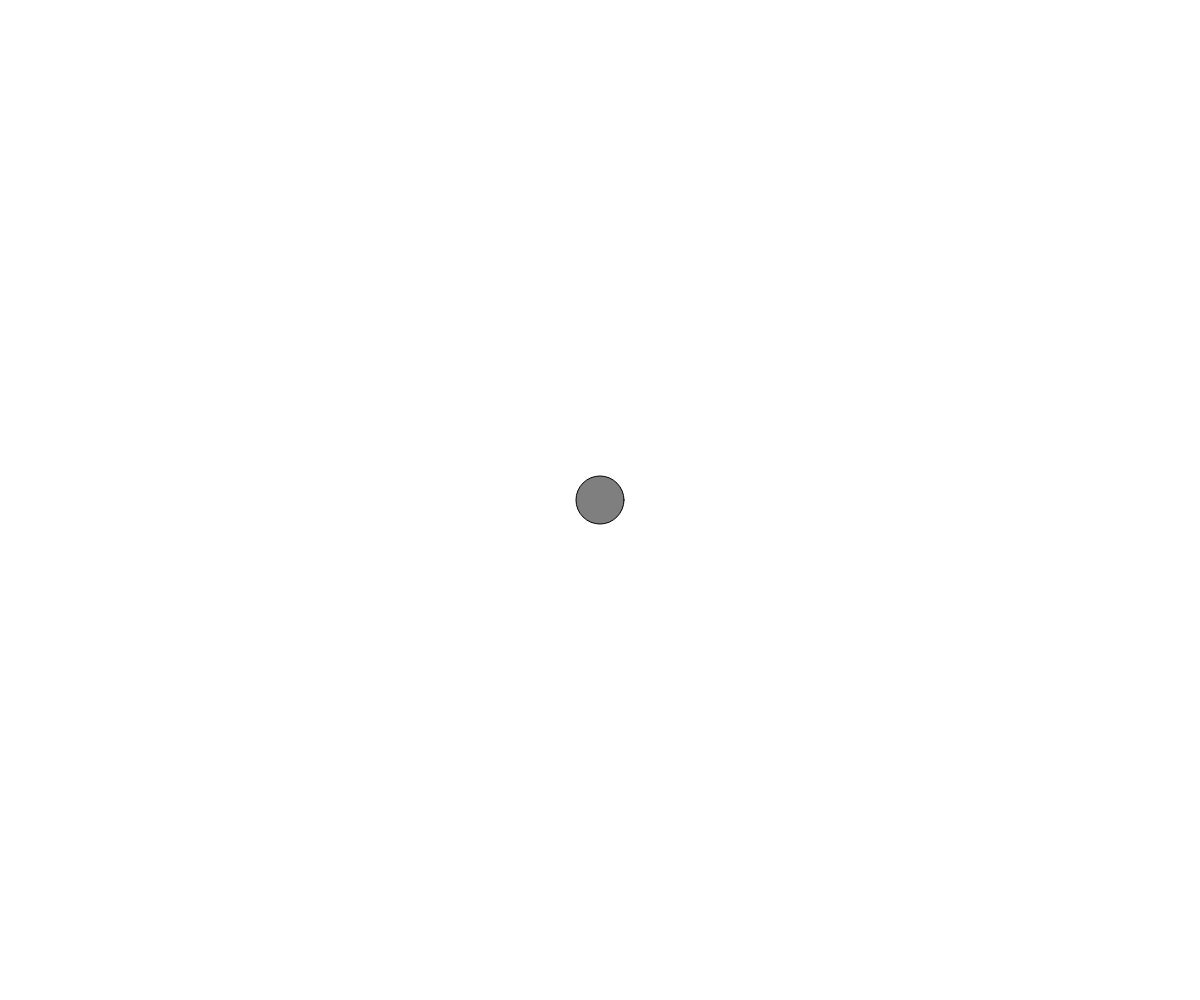
Frame 1 (no input)
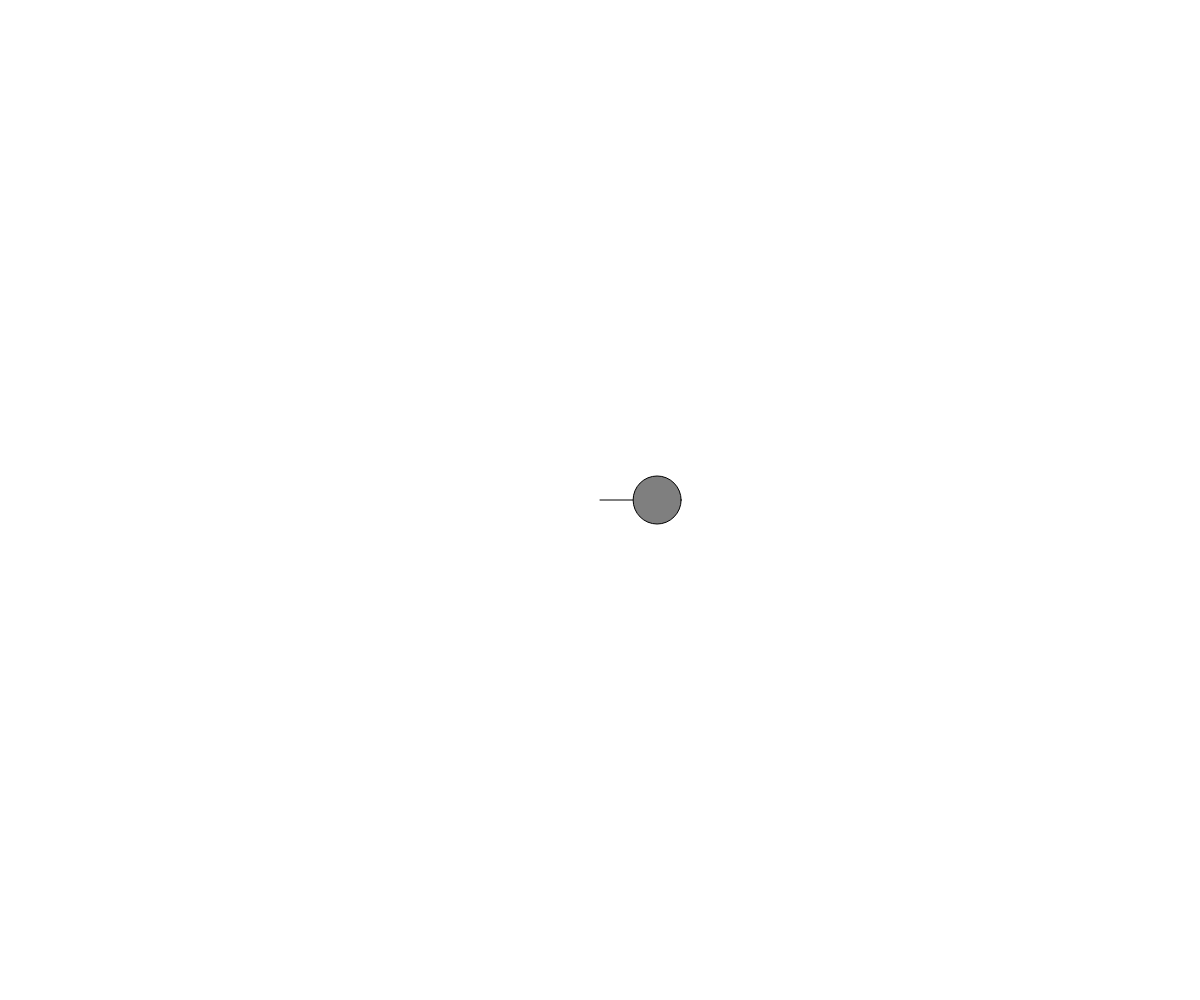
Frame 60 (no input)
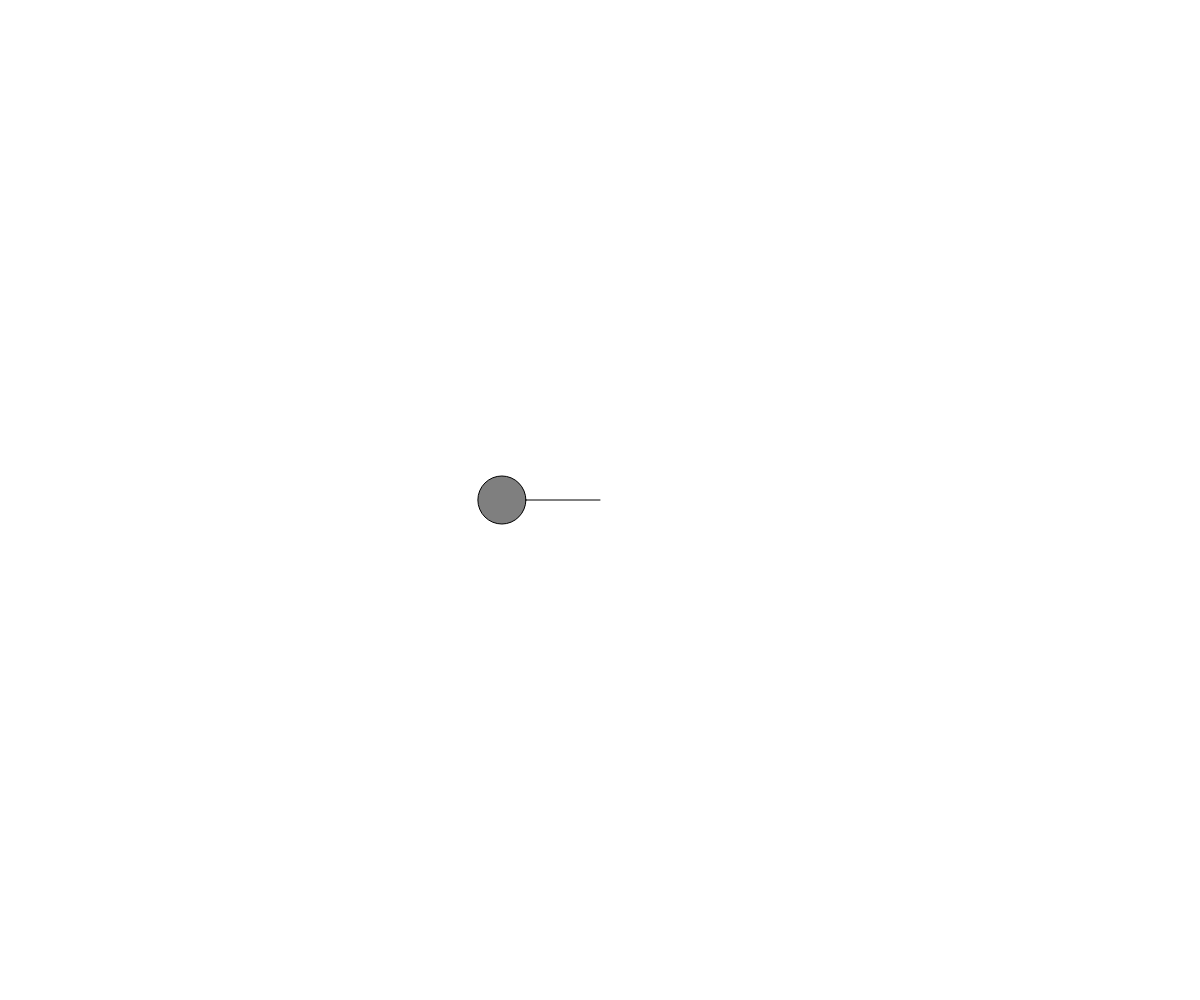
Frame 120 (the mouse pressed at the canvas centre since frame 60)

The p5.js sketch that drew these frames (run headless with seeded random() and noise() and a simulated clock; from frame 60 on, the mouse is pressed at the canvas centre):

// p5.js sketch
// ── sketch.js
let angle = 0;
let angleVel = 0.05;

function setup() {
  createCanvas(windowWidth, windowHeight);
}

function draw() {
  background(255);
  
  let amplitude = width / 4;
  let x = amplitude * sin(angle);
  angle += angleVel;
  
  stroke(0);
  fill(127);
  translate(width / 2, height / 2);
  line(0, 0, x, 0);
  circle(x, 0, 48);
  
}
